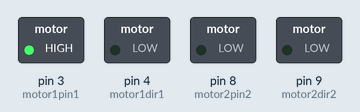
This sketch was run on a simulated Arduino Uno, built with avr-gcc and run on an emulated ATmega328P. Shown: switched loads named in the sketch (green lamp = pin HIGH). Dashed ring = blinking.

Above: at 0.5 s.
Timing chart, 0 to 3.0 s (numbered marks = the images above):
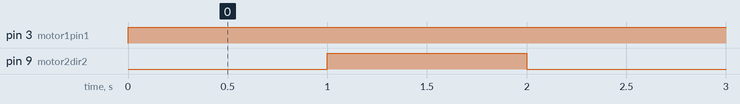

Measured:
- by itself, pin 3 (motor1pin1): LOW → HIGH at 0.00 s
- by itself, pin 9 (motor2dir2): alternates HIGH for 1.0 s and LOW for 1.0 s
- by itself, everything shown: repeats every 2.0 s, in 3 steps

The sketch:

sketch_dec24a.ino
```cpp
#define motor1pin1 3
#define motor1dir1 4
#define motor2pin2 8
#define motor2dir2 9

/*
int motor1pin1=3;
int motor1dir1=4;
int motor2pin2=8;
int motor2dir2=9;
*/
void setup() {
  // put your setup code here, to run once:
pinMode(motor1pin1,OUTPUT);
pinMode(motor1dir1,OUTPUT);
pinMode(motor2pin2,OUTPUT);
pinMode(motor2dir2,OUTPUT);

}

void loop() {
  // put your main code here, to run repeatedly:
digitalWrite(motor1pin1,HIGH);
digitalWrite(motor1dir1,LOW);
delay(1000);
digitalWrite(motor2pin2,LOW);
digitalWrite(motor2dir2,HIGH);
delay(1000);

digitalWrite(motor1pin1,LOW);
digitalWrite(motor1dir1,LOW);
digitalWrite(motor2pin2,LOW);
digitalWrite(motor2dir2,LOW);
}
```
